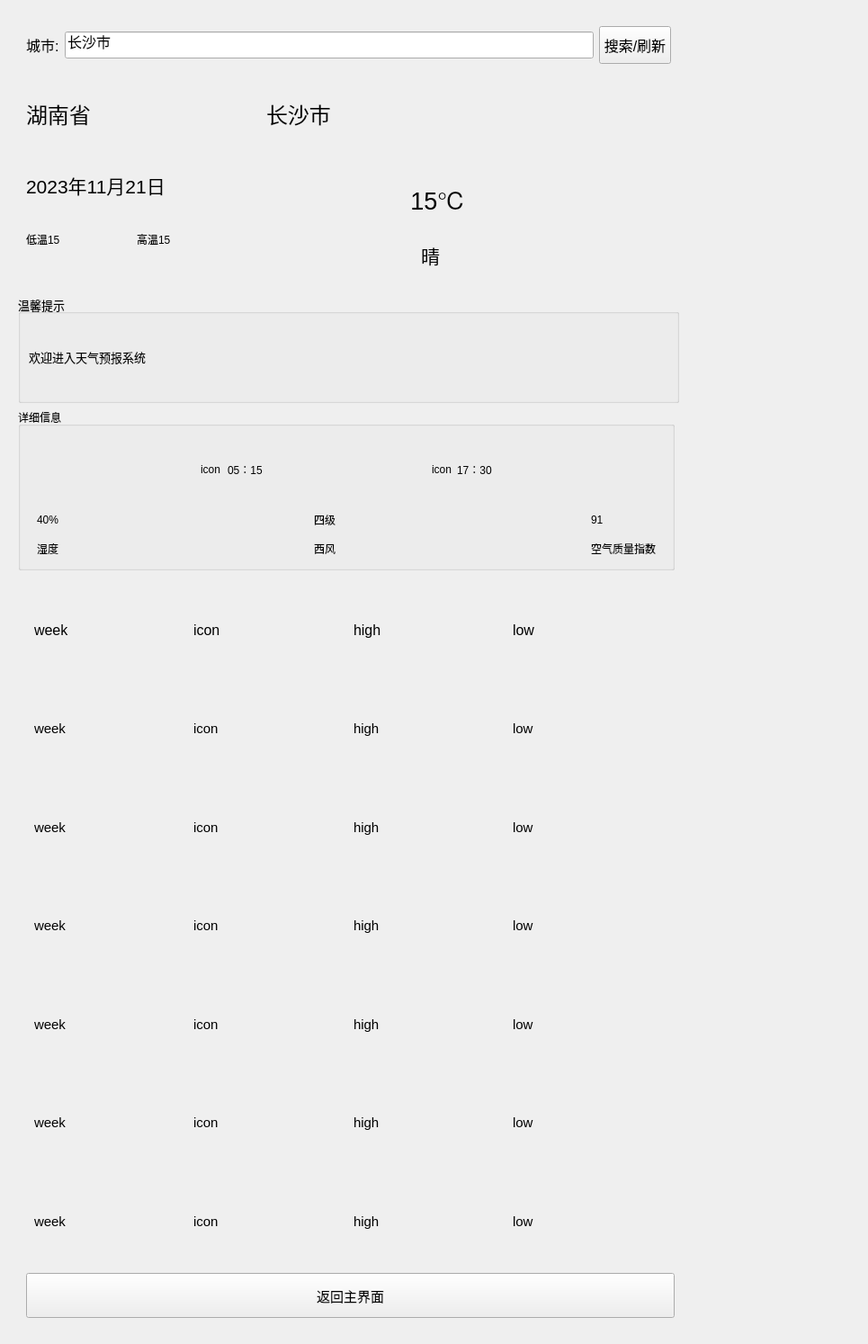
<?xml version="1.0" encoding="UTF-8"?>
<ui version="4.0">
 <class>weatherForester</class>
 <widget class="QWidget" name="weatherForester">
  <property name="geometry">
   <rect>
    <x>0</x>
    <y>0</y>
    <width>965</width>
    <height>1494</height>
   </rect>
  </property>
  <property name="minimumSize">
   <size>
    <width>822</width>
    <height>1100</height>
   </size>
  </property>
  <property name="windowTitle">
   <string>Form</string>
  </property>
  <layout class="QVBoxLayout" name="verticalLayout_5">
   <item>
    <widget class="QWidget" name="widget_15" native="true">
     <layout class="QVBoxLayout" name="verticalLayout_3">
      <item>
       <widget class="QWidget" name="widget" native="true">
        <property name="minimumSize">
         <size>
          <width>735</width>
          <height>60</height>
         </size>
        </property>
        <property name="maximumSize">
         <size>
          <width>735</width>
          <height>60</height>
         </size>
        </property>
        <layout class="QHBoxLayout" name="horizontalLayout">
         <item>
          <widget class="QLabel" name="label">
           <property name="minimumSize">
            <size>
             <width>0</width>
             <height>42</height>
            </size>
           </property>
           <property name="font">
            <font>
             <pointsize>12</pointsize>
            </font>
           </property>
           <property name="text">
            <string>城市:</string>
           </property>
          </widget>
         </item>
         <item>
          <widget class="QLineEdit" name="linesearch">
           <property name="minimumSize">
            <size>
             <width>0</width>
             <height>30</height>
            </size>
           </property>
           <property name="font">
            <font>
             <pointsize>12</pointsize>
            </font>
           </property>
           <property name="text">
            <string>长沙市</string>
           </property>
          </widget>
         </item>
         <item>
          <widget class="QPushButton" name="btd_serch">
           <property name="minimumSize">
            <size>
             <width>0</width>
             <height>42</height>
            </size>
           </property>
           <property name="font">
            <font>
             <pointsize>12</pointsize>
            </font>
           </property>
           <property name="text">
            <string>搜索/刷新</string>
           </property>
          </widget>
         </item>
        </layout>
       </widget>
      </item>
      <item>
       <widget class="QWidget" name="widget_2" native="true">
        <property name="minimumSize">
         <size>
          <width>735</width>
          <height>80</height>
         </size>
        </property>
        <property name="maximumSize">
         <size>
          <width>735</width>
          <height>80</height>
         </size>
        </property>
        <layout class="QHBoxLayout" name="horizontalLayout_2">
         <item>
          <widget class="QLabel" name="label_parent">
           <property name="font">
            <font>
             <pointsize>18</pointsize>
            </font>
           </property>
           <property name="text">
            <string>湖南省</string>
           </property>
          </widget>
         </item>
         <item>
          <spacer name="horizontalSpacer_7">
           <property name="orientation">
            <enum>Qt::Horizontal</enum>
           </property>
           <property name="sizeHint" stdset="0">
            <size>
             <width>40</width>
             <height>20</height>
            </size>
           </property>
          </spacer>
         </item>
         <item>
          <widget class="QLabel" name="label_city">
           <property name="font">
            <font>
             <pointsize>18</pointsize>
            </font>
           </property>
           <property name="text">
            <string>长沙市</string>
           </property>
          </widget>
         </item>
         <item>
          <spacer name="horizontalSpacer_6">
           <property name="orientation">
            <enum>Qt::Horizontal</enum>
           </property>
           <property name="sizeHint" stdset="0">
            <size>
             <width>40</width>
             <height>20</height>
            </size>
           </property>
          </spacer>
         </item>
         <item>
          <spacer name="horizontalSpacer_5">
           <property name="orientation">
            <enum>Qt::Horizontal</enum>
           </property>
           <property name="sizeHint" stdset="0">
            <size>
             <width>40</width>
             <height>20</height>
            </size>
           </property>
          </spacer>
         </item>
        </layout>
       </widget>
      </item>
      <item>
       <widget class="QWidget" name="widget_16" native="true">
        <property name="minimumSize">
         <size>
          <width>0</width>
          <height>150</height>
         </size>
        </property>
        <property name="maximumSize">
         <size>
          <width>735</width>
          <height>140</height>
         </size>
        </property>
        <widget class="QLabel" name="label_movie">
         <property name="geometry">
          <rect>
           <x>560</x>
           <y>30</y>
           <width>150</width>
           <height>100</height>
          </rect>
         </property>
         <property name="minimumSize">
          <size>
           <width>150</width>
           <height>100</height>
          </size>
         </property>
         <property name="maximumSize">
          <size>
           <width>200</width>
           <height>100</height>
          </size>
         </property>
         <property name="baseSize">
          <size>
           <width>400</width>
           <height>400</height>
          </size>
         </property>
         <property name="frameShape">
          <enum>QFrame::NoFrame</enum>
         </property>
         <property name="text">
          <string/>
         </property>
        </widget>
        <widget class="QWidget" name="widget_22" native="true">
         <property name="geometry">
          <rect>
           <x>9</x>
           <y>9</y>
           <width>371</width>
           <height>120</height>
          </rect>
         </property>
         <property name="minimumSize">
          <size>
           <width>319</width>
           <height>120</height>
          </size>
         </property>
         <property name="maximumSize">
          <size>
           <width>16777215</width>
           <height>16777215</height>
          </size>
         </property>
         <layout class="QVBoxLayout" name="verticalLayout_4">
          <property name="spacing">
           <number>0</number>
          </property>
          <item>
           <widget class="QLabel" name="label_data">
            <property name="minimumSize">
             <size>
              <width>300</width>
              <height>40</height>
             </size>
            </property>
            <property name="maximumSize">
             <size>
              <width>16777215</width>
              <height>40</height>
             </size>
            </property>
            <property name="font">
             <font>
              <pointsize>16</pointsize>
             </font>
            </property>
            <property name="text">
             <string>2023年11月21日</string>
            </property>
            <property name="alignment">
             <set>Qt::AlignLeading|Qt::AlignLeft|Qt::AlignVCenter</set>
            </property>
           </widget>
          </item>
          <item>
           <widget class="QWidget" name="widget_4" native="true">
            <property name="minimumSize">
             <size>
              <width>290</width>
              <height>60</height>
             </size>
            </property>
            <property name="maximumSize">
             <size>
              <width>16777215</width>
              <height>16777215</height>
             </size>
            </property>
            <property name="font">
             <font>
              <pointsize>7</pointsize>
             </font>
            </property>
            <layout class="QHBoxLayout" name="horizontalLayout_15">
             <property name="leftMargin">
              <number>0</number>
             </property>
             <item>
              <widget class="QLabel" name="label_low">
               <property name="minimumSize">
                <size>
                 <width>90</width>
                 <height>0</height>
                </size>
               </property>
               <property name="font">
                <font>
                 <pointsize>9</pointsize>
                </font>
               </property>
               <property name="text">
                <string>低温15</string>
               </property>
              </widget>
             </item>
             <item>
              <widget class="QLabel" name="label_high">
               <property name="minimumSize">
                <size>
                 <width>90</width>
                 <height>0</height>
                </size>
               </property>
               <property name="font">
                <font>
                 <pointsize>9</pointsize>
                </font>
               </property>
               <property name="text">
                <string>高温15</string>
               </property>
              </widget>
             </item>
             <item>
              <widget class="QLabel" name="label_quality">
               <property name="minimumSize">
                <size>
                 <width>25</width>
                 <height>0</height>
                </size>
               </property>
               <property name="maximumSize">
                <size>
                 <width>16777215</width>
                 <height>16777215</height>
                </size>
               </property>
               <property name="font">
                <font>
                 <pointsize>9</pointsize>
                </font>
               </property>
               <property name="text">
                <string/>
               </property>
              </widget>
             </item>
            </layout>
           </widget>
          </item>
         </layout>
        </widget>
        <widget class="QWidget" name="widget_3" native="true">
         <property name="geometry">
          <rect>
           <x>393</x>
           <y>9</y>
           <width>141</width>
           <height>132</height>
          </rect>
         </property>
         <property name="minimumSize">
          <size>
           <width>0</width>
           <height>0</height>
          </size>
         </property>
         <property name="maximumSize">
          <size>
           <width>16777215</width>
           <height>65535</height>
          </size>
         </property>
         <widget class="QLabel" name="label_tempture">
          <property name="geometry">
           <rect>
            <x>20</x>
            <y>10</y>
            <width>101</width>
            <height>50</height>
           </rect>
          </property>
          <property name="minimumSize">
           <size>
            <width>51</width>
            <height>50</height>
           </size>
          </property>
          <property name="maximumSize">
           <size>
            <width>16777215</width>
            <height>35</height>
           </size>
          </property>
          <property name="font">
           <font>
            <pointsize>20</pointsize>
           </font>
          </property>
          <property name="text">
           <string> 15℃</string>
          </property>
          <property name="alignment">
           <set>Qt::AlignCenter</set>
          </property>
         </widget>
         <widget class="QLabel" name="label_type">
          <property name="geometry">
           <rect>
            <x>20</x>
            <y>80</y>
            <width>91</width>
            <height>35</height>
           </rect>
          </property>
          <property name="minimumSize">
           <size>
            <width>51</width>
            <height>35</height>
           </size>
          </property>
          <property name="maximumSize">
           <size>
            <width>16777215</width>
            <height>16777215</height>
           </size>
          </property>
          <property name="font">
           <font>
            <pointsize>16</pointsize>
           </font>
          </property>
          <property name="text">
           <string>晴</string>
          </property>
          <property name="alignment">
           <set>Qt::AlignCenter</set>
          </property>
         </widget>
        </widget>
       </widget>
      </item>
      <item>
       <widget class="QGroupBox" name="groupBox">
        <property name="minimumSize">
         <size>
          <width>735</width>
          <height>100</height>
         </size>
        </property>
        <property name="maximumSize">
         <size>
          <width>735</width>
          <height>120</height>
         </size>
        </property>
        <property name="font">
         <font>
          <pointsize>10</pointsize>
         </font>
        </property>
        <property name="title">
         <string>温馨提示</string>
        </property>
        <layout class="QVBoxLayout" name="verticalLayout">
         <item>
          <widget class="QLabel" name="label_notice">
           <property name="minimumSize">
            <size>
             <width>800</width>
             <height>60</height>
            </size>
           </property>
           <property name="maximumSize">
            <size>
             <width>16777215</width>
             <height>60</height>
            </size>
           </property>
           <property name="text">
            <string>欢迎进入天气预报系统</string>
           </property>
          </widget>
         </item>
        </layout>
       </widget>
      </item>
      <item>
       <widget class="QGroupBox" name="groupBox_2">
        <property name="minimumSize">
         <size>
          <width>700</width>
          <height>180</height>
         </size>
        </property>
        <property name="maximumSize">
         <size>
          <width>730</width>
          <height>180</height>
         </size>
        </property>
        <property name="title">
         <string>详细信息</string>
        </property>
        <layout class="QGridLayout" name="gridLayout_3">
         <item row="0" column="0">
          <widget class="QWidget" name="widget_13" native="true">
           <property name="minimumSize">
            <size>
             <width>700</width>
             <height>77</height>
            </size>
           </property>
           <layout class="QHBoxLayout" name="horizontalLayout_11">
            <item>
             <spacer name="horizontalSpacer_4">
              <property name="orientation">
               <enum>Qt::Horizontal</enum>
              </property>
              <property name="sizeHint" stdset="0">
               <size>
                <width>40</width>
                <height>20</height>
               </size>
              </property>
             </spacer>
            </item>
            <item>
             <widget class="QLabel" name="label_icon_rise">
              <property name="minimumSize">
               <size>
                <width>24</width>
                <height>0</height>
               </size>
              </property>
              <property name="maximumSize">
               <size>
                <width>15</width>
                <height>9</height>
               </size>
              </property>
              <property name="text">
               <string>icon</string>
              </property>
             </widget>
            </item>
            <item>
             <widget class="QLabel" name="label_rise">
              <property name="minimumSize">
               <size>
                <width>36</width>
                <height>59</height>
               </size>
              </property>
              <property name="text">
               <string>05：15</string>
              </property>
             </widget>
            </item>
            <item>
             <spacer name="horizontalSpacer">
              <property name="orientation">
               <enum>Qt::Horizontal</enum>
              </property>
              <property name="sizeHint" stdset="0">
               <size>
                <width>40</width>
                <height>20</height>
               </size>
              </property>
             </spacer>
            </item>
            <item>
             <widget class="QLabel" name="label_icon_rise_2">
              <property name="text">
               <string>icon</string>
              </property>
             </widget>
            </item>
            <item>
             <widget class="QLabel" name="label_down">
              <property name="minimumSize">
               <size>
                <width>36</width>
                <height>59</height>
               </size>
              </property>
              <property name="maximumSize">
               <size>
                <width>115666</width>
                <height>115666</height>
               </size>
              </property>
              <property name="text">
               <string>17：30</string>
              </property>
             </widget>
            </item>
            <item>
             <spacer name="horizontalSpacer_8">
              <property name="orientation">
               <enum>Qt::Horizontal</enum>
              </property>
              <property name="sizeHint" stdset="0">
               <size>
                <width>40</width>
                <height>20</height>
               </size>
              </property>
             </spacer>
            </item>
           </layout>
          </widget>
         </item>
         <item row="1" column="0">
          <widget class="QWidget" name="widget_14" native="true">
           <property name="minimumSize">
            <size>
             <width>700</width>
             <height>76</height>
            </size>
           </property>
           <layout class="QGridLayout" name="gridLayout">
            <item row="0" column="4">
             <widget class="QLabel" name="label_api">
              <property name="minimumSize">
               <size>
                <width>72</width>
                <height>26</height>
               </size>
              </property>
              <property name="maximumSize">
               <size>
                <width>72</width>
                <height>26</height>
               </size>
              </property>
              <property name="text">
               <string>91</string>
              </property>
             </widget>
            </item>
            <item row="1" column="0">
             <widget class="QLabel" name="label_46">
              <property name="minimumSize">
               <size>
                <width>24</width>
                <height>26</height>
               </size>
              </property>
              <property name="text">
               <string>湿度</string>
              </property>
             </widget>
            </item>
            <item row="0" column="0">
             <widget class="QLabel" name="label_shidu">
              <property name="minimumSize">
               <size>
                <width>24</width>
                <height>26</height>
               </size>
              </property>
              <property name="text">
               <string>40%</string>
              </property>
             </widget>
            </item>
            <item row="0" column="2">
             <widget class="QLabel" name="label_fl">
              <property name="minimumSize">
               <size>
                <width>24</width>
                <height>26</height>
               </size>
              </property>
              <property name="text">
               <string>四级</string>
              </property>
             </widget>
            </item>
            <item row="0" column="3">
             <spacer name="horizontalSpacer_3">
              <property name="orientation">
               <enum>Qt::Horizontal</enum>
              </property>
              <property name="sizeHint" stdset="0">
               <size>
                <width>40</width>
                <height>20</height>
               </size>
              </property>
             </spacer>
            </item>
            <item row="1" column="2">
             <widget class="QLabel" name="label_fx">
              <property name="minimumSize">
               <size>
                <width>24</width>
                <height>26</height>
               </size>
              </property>
              <property name="text">
               <string>西风</string>
              </property>
             </widget>
            </item>
            <item row="1" column="4">
             <widget class="QLabel" name="label_49">
              <property name="minimumSize">
               <size>
                <width>24</width>
                <height>26</height>
               </size>
              </property>
              <property name="text">
               <string>空气质量指数</string>
              </property>
             </widget>
            </item>
            <item row="0" column="1">
             <spacer name="horizontalSpacer_2">
              <property name="orientation">
               <enum>Qt::Horizontal</enum>
              </property>
              <property name="sizeHint" stdset="0">
               <size>
                <width>40</width>
                <height>20</height>
               </size>
              </property>
             </spacer>
            </item>
           </layout>
          </widget>
         </item>
        </layout>
       </widget>
      </item>
      <item>
       <widget class="QWidget" name="widget_12" native="true">
        <property name="minimumSize">
         <size>
          <width>739</width>
          <height>400</height>
         </size>
        </property>
        <property name="maximumSize">
         <size>
          <width>721</width>
          <height>65536</height>
         </size>
        </property>
        <property name="font">
         <font>
          <pointsize>11</pointsize>
         </font>
        </property>
        <layout class="QVBoxLayout" name="verticalLayout_2">
         <item>
          <widget class="QWidget" name="widget_5" native="true">
           <property name="minimumSize">
            <size>
             <width>721</width>
             <height>50</height>
            </size>
           </property>
           <property name="font">
            <font>
             <pointsize>12</pointsize>
            </font>
           </property>
           <layout class="QHBoxLayout" name="horizontalLayout_4">
            <item>
             <widget class="QLabel" name="label_week1">
              <property name="minimumSize">
               <size>
                <width>0</width>
                <height>0</height>
               </size>
              </property>
              <property name="text">
               <string>week</string>
              </property>
             </widget>
            </item>
            <item>
             <widget class="QLabel" name="label_icon1">
              <property name="minimumSize">
               <size>
                <width>0</width>
                <height>0</height>
               </size>
              </property>
              <property name="text">
               <string>icon</string>
              </property>
             </widget>
            </item>
            <item>
             <widget class="QLabel" name="label_high1">
              <property name="minimumSize">
               <size>
                <width>0</width>
                <height>0</height>
               </size>
              </property>
              <property name="text">
               <string>high</string>
              </property>
             </widget>
            </item>
            <item>
             <widget class="QLabel" name="label_low1">
              <property name="minimumSize">
               <size>
                <width>0</width>
                <height>0</height>
               </size>
              </property>
              <property name="text">
               <string>low</string>
              </property>
             </widget>
            </item>
           </layout>
          </widget>
         </item>
         <item>
          <widget class="QWidget" name="widget_6" native="true">
           <property name="minimumSize">
            <size>
             <width>721</width>
             <height>50</height>
            </size>
           </property>
           <layout class="QHBoxLayout" name="horizontalLayout_5">
            <item>
             <widget class="QLabel" name="label_week2">
              <property name="text">
               <string>week</string>
              </property>
             </widget>
            </item>
            <item>
             <widget class="QLabel" name="label_icon2">
              <property name="text">
               <string>icon</string>
              </property>
             </widget>
            </item>
            <item>
             <widget class="QLabel" name="label_high2">
              <property name="text">
               <string>high</string>
              </property>
             </widget>
            </item>
            <item>
             <widget class="QLabel" name="label_low2">
              <property name="text">
               <string>low</string>
              </property>
             </widget>
            </item>
           </layout>
          </widget>
         </item>
         <item>
          <widget class="QWidget" name="widget_7" native="true">
           <property name="minimumSize">
            <size>
             <width>721</width>
             <height>50</height>
            </size>
           </property>
           <layout class="QHBoxLayout" name="horizontalLayout_6">
            <item>
             <widget class="QLabel" name="label_week3">
              <property name="text">
               <string>week</string>
              </property>
             </widget>
            </item>
            <item>
             <widget class="QLabel" name="label_icon3">
              <property name="text">
               <string>icon</string>
              </property>
             </widget>
            </item>
            <item>
             <widget class="QLabel" name="label_high3">
              <property name="text">
               <string>high</string>
              </property>
             </widget>
            </item>
            <item>
             <widget class="QLabel" name="label_low3">
              <property name="text">
               <string>low</string>
              </property>
             </widget>
            </item>
           </layout>
          </widget>
         </item>
         <item>
          <widget class="QWidget" name="widget_8" native="true">
           <property name="minimumSize">
            <size>
             <width>721</width>
             <height>50</height>
            </size>
           </property>
           <layout class="QHBoxLayout" name="horizontalLayout_7">
            <item>
             <widget class="QLabel" name="label_week4">
              <property name="text">
               <string>week</string>
              </property>
             </widget>
            </item>
            <item>
             <widget class="QLabel" name="label_icon4">
              <property name="text">
               <string>icon</string>
              </property>
             </widget>
            </item>
            <item>
             <widget class="QLabel" name="label_high4">
              <property name="text">
               <string>high</string>
              </property>
             </widget>
            </item>
            <item>
             <widget class="QLabel" name="label_low4">
              <property name="text">
               <string>low</string>
              </property>
             </widget>
            </item>
           </layout>
          </widget>
         </item>
         <item>
          <widget class="QWidget" name="widget_9" native="true">
           <property name="minimumSize">
            <size>
             <width>721</width>
             <height>50</height>
            </size>
           </property>
           <layout class="QHBoxLayout" name="horizontalLayout_8">
            <item>
             <widget class="QLabel" name="label_week5">
              <property name="text">
               <string>week</string>
              </property>
             </widget>
            </item>
            <item>
             <widget class="QLabel" name="label_icon5">
              <property name="text">
               <string>icon</string>
              </property>
             </widget>
            </item>
            <item>
             <widget class="QLabel" name="label_high5">
              <property name="text">
               <string>high</string>
              </property>
             </widget>
            </item>
            <item>
             <widget class="QLabel" name="label_low5">
              <property name="text">
               <string>low</string>
              </property>
             </widget>
            </item>
           </layout>
          </widget>
         </item>
         <item>
          <widget class="QWidget" name="widget_10" native="true">
           <property name="minimumSize">
            <size>
             <width>721</width>
             <height>50</height>
            </size>
           </property>
           <layout class="QHBoxLayout" name="horizontalLayout_9">
            <item>
             <widget class="QLabel" name="label_week6">
              <property name="text">
               <string>week</string>
              </property>
             </widget>
            </item>
            <item>
             <widget class="QLabel" name="label_icon6">
              <property name="text">
               <string>icon</string>
              </property>
             </widget>
            </item>
            <item>
             <widget class="QLabel" name="label_high6">
              <property name="text">
               <string>high</string>
              </property>
             </widget>
            </item>
            <item>
             <widget class="QLabel" name="label_low6">
              <property name="text">
               <string>low</string>
              </property>
             </widget>
            </item>
           </layout>
          </widget>
         </item>
         <item>
          <widget class="QWidget" name="widget_11" native="true">
           <property name="minimumSize">
            <size>
             <width>721</width>
             <height>50</height>
            </size>
           </property>
           <layout class="QHBoxLayout" name="horizontalLayout_10">
            <item>
             <widget class="QLabel" name="label_week7">
              <property name="text">
               <string>week</string>
              </property>
             </widget>
            </item>
            <item>
             <widget class="QLabel" name="label_icon7">
              <property name="text">
               <string>icon</string>
              </property>
             </widget>
            </item>
            <item>
             <widget class="QLabel" name="label_high7">
              <property name="text">
               <string>high</string>
              </property>
             </widget>
            </item>
            <item>
             <widget class="QLabel" name="label_low7">
              <property name="text">
               <string>low</string>
              </property>
             </widget>
            </item>
           </layout>
          </widget>
         </item>
         <item>
          <widget class="QPushButton" name="btn_back">
           <property name="minimumSize">
            <size>
             <width>721</width>
             <height>50</height>
            </size>
           </property>
           <property name="text">
            <string>返回主界面</string>
           </property>
          </widget>
         </item>
        </layout>
       </widget>
      </item>
     </layout>
    </widget>
   </item>
  </layout>
 </widget>
 <resources/>
 <connections/>
</ui>
